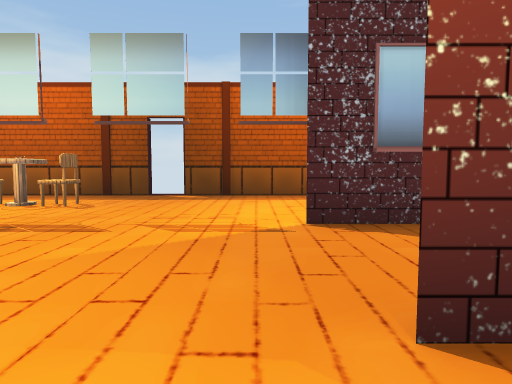
view 1 (above)

19 first-person views from a walk through a Unity game level. The camera is 1.2 m above the floor, tilts 4° down and sees 75° across. Doors are open. The floor is counted in squares, 2 m on a side. Each view is taken from the middle of a square. On the plan, view 1 faces up. The plan holds only what a view shows up to about 10 squares ahead; the rest is blank. The place goes on beyond the plan. The player character is not drawn. Some animated figures are not drawn. Some surface patterns are stand-ins.

view 2
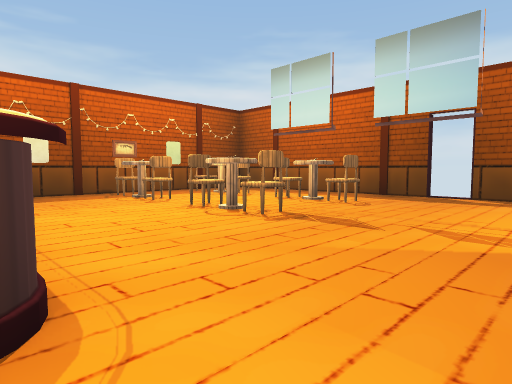

view 3
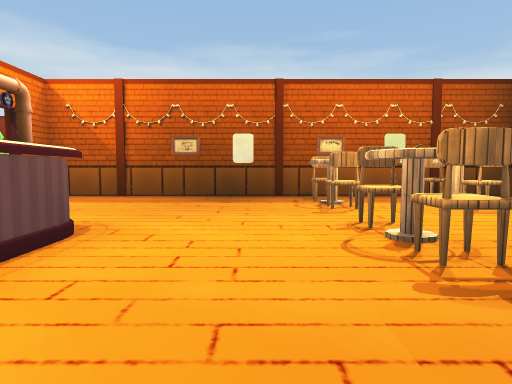

view 4
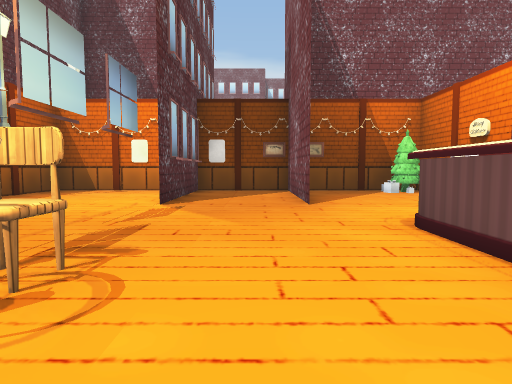

view 5
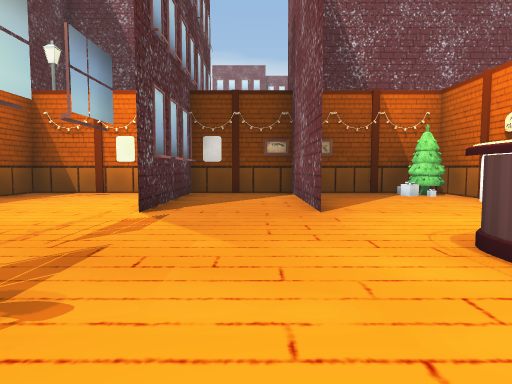

view 6
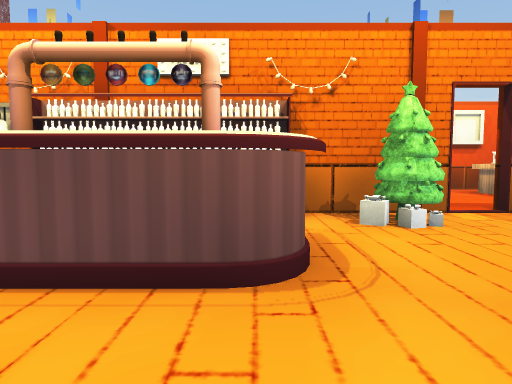

view 7
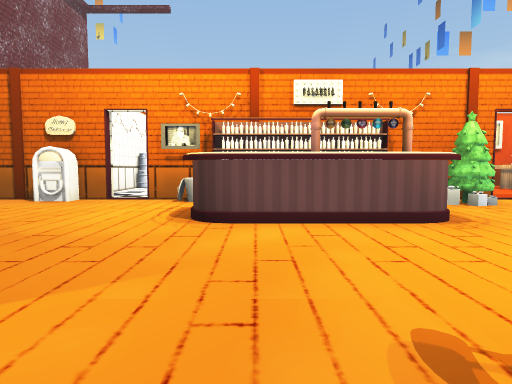

view 8
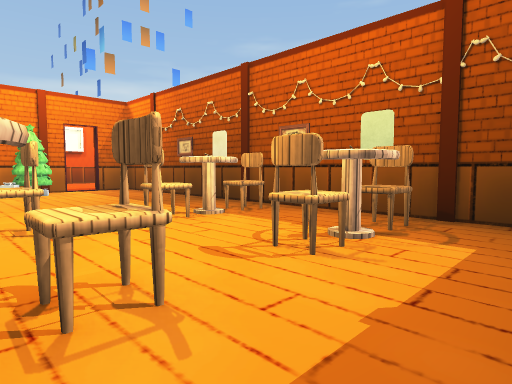

view 9
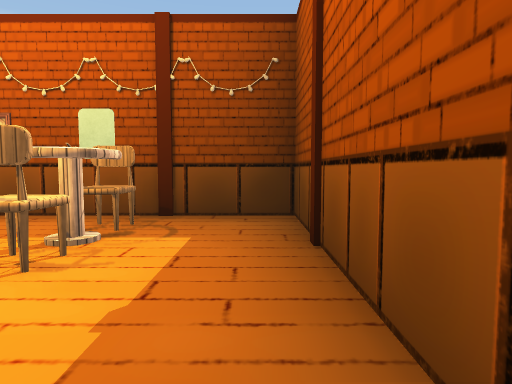

view 10
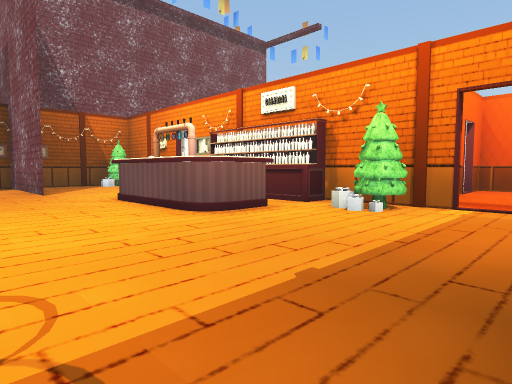

view 11
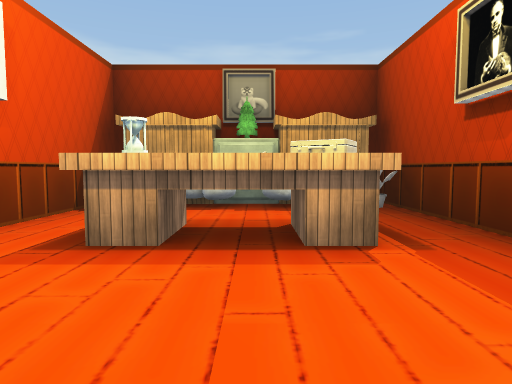

view 12
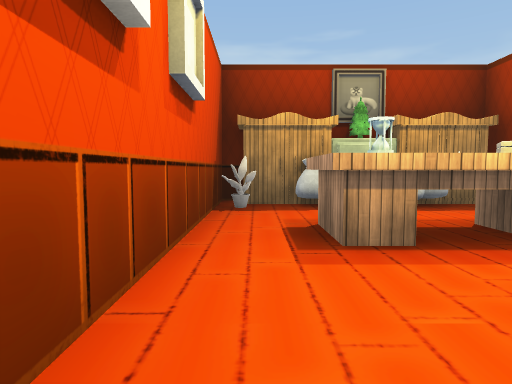

view 13
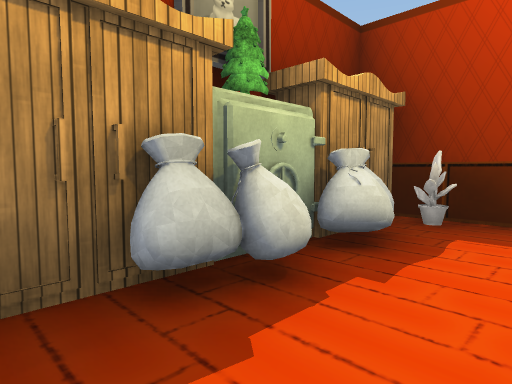

view 14
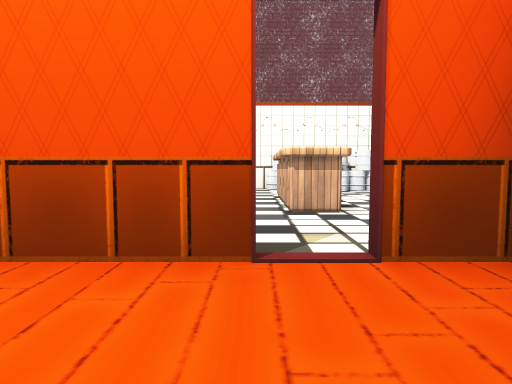

view 15
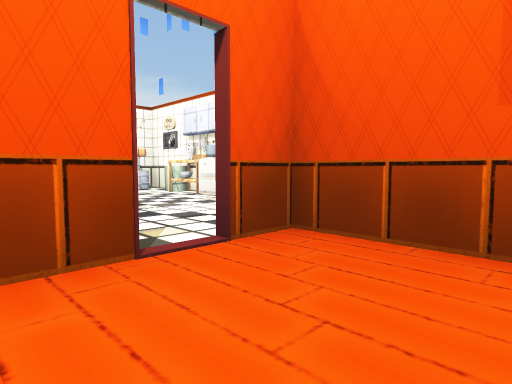

view 16
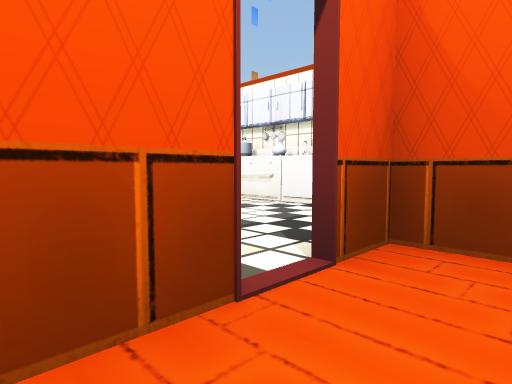

view 17
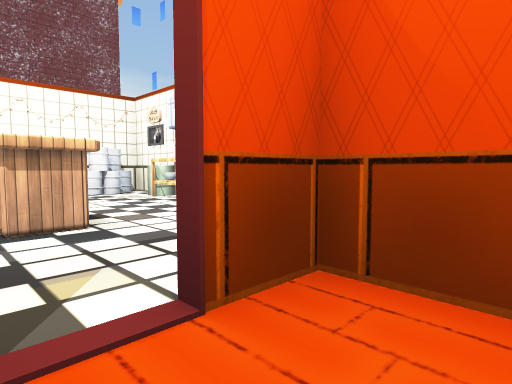

view 18
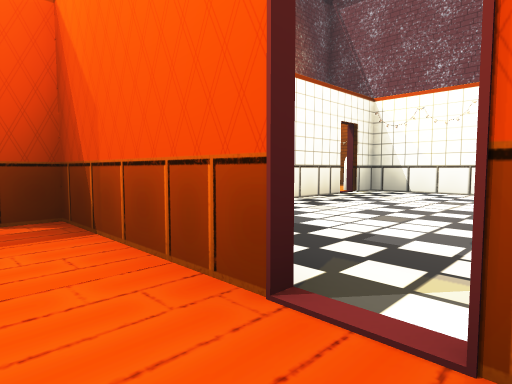

view 19
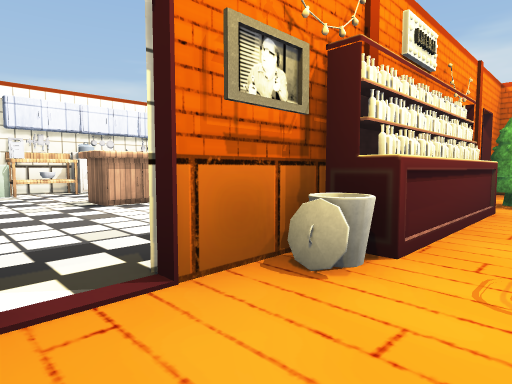

### Floor plan
Points are (right, up) in squares from view 1. A wall is a line through its corners. A room is listed if a view was taken in it or the views show most of it. See-through windows are left out.
Room 1 (views 1, 2, 19)
walls: (0.9, -2.5) (1.5, -2.5); (2.2, -2.5) (4.2, -2.5); (-1.4, -2.5) (0.1, -2.5); (4.2, -1.5) (4.2, 0.9)
ways out: opening at (0, 1) to room 2; gap at (0, -3)
objects: other object (-1, -2); other object (2, -2); other object (3, -1); tree (4, -2)
Room 2 (views 3, 4, 5, 6, 7, 8, 9, 10)
walls: (-3.9, 0.3) (-1.6, 0.3); (0.5, 1.1) (4.2, 1.1); (-4.3, -0.9) (-4.3, -0.1); (-2.4, 7.5) (-8.3, 7.5) (-8.3, -2.5) (-7.4, -2.5); (-6.6, -2.5) (-4.2, -2.5); (4.2, 4.6) (4.2, 7.5) (-1.6, 7.5); (4.2, 0.9) (4.2, 3.6) (0.5, 3.6)
ways out: opening at (0, 1) to room 1; open door at (-7, -2.5) to room 3
objects: chair (-7, 3); chair (-7, 5) to (-7, 6); tree (-6, -2) to (-5, -2); chair (-6, 3); chair (-6, 5); table (-5, 3); chair (-4, 3); table (-4, 5) to (-4, 6); chair (-3, 3); chair (-3, 5)
Room 3 (views 11, 12, 13, 14, 15, 16, 17, 18)
walls: (-9.9, -2.8) (-13.1, -2.8); (-13.3, -7.1) (-13.3, -7.6) (-5.9, -7.6) (-5.9, -6.8); (-5.9, -6) (-5.9, -2.8)
ways out: open door at (-7, -2.5) to room 2; open door at (-6, -6.5)
objects: wardrobe (-13, -6); tree (-13, -5); wardrobe (-13, -4); flower (-12, -7); other object (-12, -6); other object (-12, -5); other object (-12, -4); flower (-12, -3); table (-10, -6) to (-10, -4)

Positions as (right, up) in squares from view 1, and headings:
1: (0, 0), facing up
2: (0, 0), facing up-left
3: (-1, 2), facing left
4: (-5, 2), facing right
5: (-4, 2), facing right
6: (-4, 2), facing down
7: (-2, 4), facing down
8: (-4, 7), facing down-left
9: (-4, 7), facing left
10: (-8, 3), facing down-right
11: (-7, -5), facing left
12: (-7, -7), facing left
13: (-11, -7), facing up-left
14: (-8, -6), facing right
15: (-8, -5), facing down-right
16: (-7, -5), facing down-right
17: (-7, -6), facing down-right
18: (-7, -7), facing up-right
19: (1, -1), facing down-left
